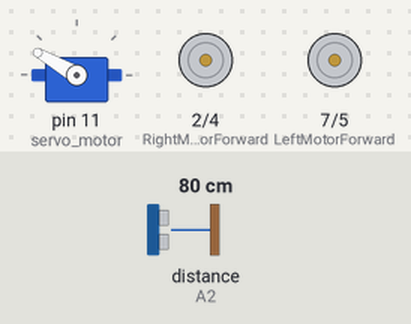
Simulated run of this sketch. Board: Arduino Uno, built with avr-gcc and run on an emulated ATmega328P. On the bench: servo, motor-driver pin pairs drawn as motors (green arrow = first pin HIGH = forward, orange = second pin HIGH = backward, longer = more drive, scaled by the enable pin). Inputs (shaded band) come from the test bench; at power-on: distance to the obstacle (sensor on A2) 80 cm. The echo pulse lasts 58.3 µs per cm.

Above: at 3.6 s.
3.7 s: distance to the obstacle (sensor on A2) set to 2 cm
At 5.76 s:
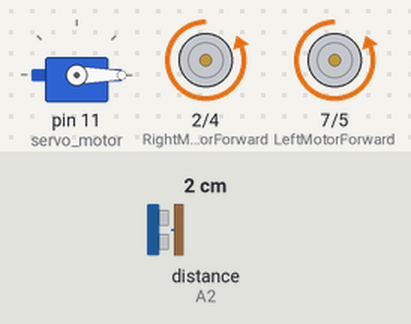
6.7 s: distance to the obstacle (sensor on A2) set to 17 cm
9.7 s: distance to the obstacle (sensor on A2) set to 21 cm
At 10.6 s:
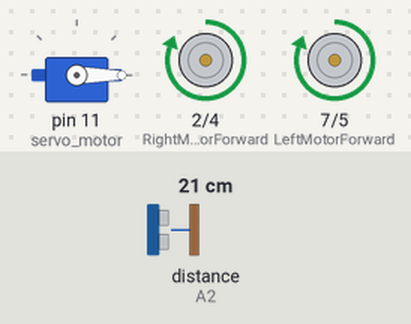
12.7 s: distance to the obstacle (sensor on A2) set to 4 cm
At 15.64 s:
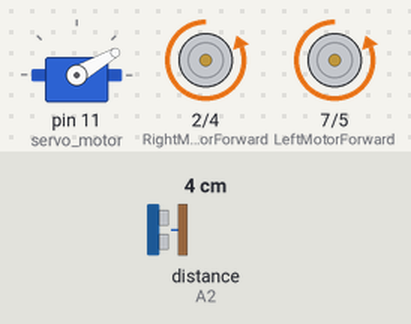
Timing chart, 0 to 19.7 s (numbered marks = the images above; inputs shaded):
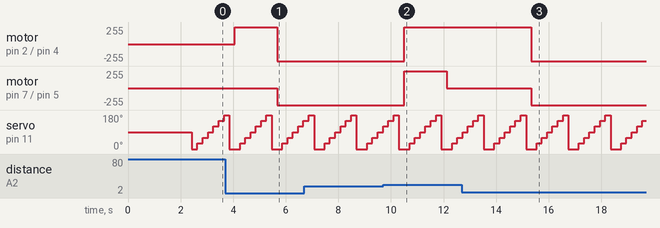

Measured:
- the behaviour switches between 19 and 20 cm on distance to the obstacle (sensor on A2) (found by bisection; images 1 and 2)
- after the input at 3.7 s, motor on pin 7 (LeftMotorForward) / pin 5 (LeftMotorBackward): stopped → backward 255/255 after 2.0 s
- after the input at 9.7 s, motor on pin 2 (RightMotorForward) / pin 4 (RightMotorBackward): backward 255/255 → forward 255/255 after 0.80 s; motor on pin 7 (LeftMotorForward) / pin 5 (LeftMotorBackward): backward 255/255 → forward 255/255 after 0.80 s, → stopped 1.6 s later
- after the input at 12.7 s, motor on pin 2 (RightMotorForward) / pin 4 (RightMotorBackward): forward 255/255 → backward 255/255 after 2.6 s; motor on pin 7 (LeftMotorForward) / pin 5 (LeftMotorBackward): stopped → backward 255/255 after 2.6 s
- by itself, servo on pin 11 (servo_motor): repeats every 1.6 s: 120° 0.20 s, 150° 0.20 s, 180° 0.20 s, 0° 0.40 s, 30° 0.20 s, 60° 0.20 s, 90° 0.20 s

The sketch:

arduino-vehicle-mubariz.ino
```cpp
#include <Servo.h>        // Include Servo Library
#include <NewPing.h>      // Include Newping Library

// L298N Control Pins
const int LeftMotorPWM = 6;
const int LeftMotorForward = 7;
const int LeftMotorBackward = 5;
const int RightMotorPWM = 3;
const int RightMotorForward = 2;
const int RightMotorBackward = 4;

#define TRIGGER_PIN  A1  // Arduino pin tied to trigger pin on the ultrasonic sensor.
#define ECHO_PIN     A2  // Arduino pin tied to echo pin on the ultrasonic sensor.
#define MAX_DISTANCE 250 // Maximum distance we want to ping for (in centimeters). Maximum sensor distance is rated at 250cm.

Servo servo_motor;  // Servo's name
NewPing sonar(TRIGGER_PIN, ECHO_PIN, MAX_DISTANCE); // NewPing setup of pins and maximum distance.

boolean goesForward = false;
int distance = 100;

enum Motor { LEFT, RIGHT };

// Set motor speed: 255 full ahead, −255 full reverse , 0 stop
void go( enum Motor m, int speed){
  digitalWrite (m == LEFT ? LeftMotorForward : RightMotorForward, speed > 0 ? HIGH : LOW );
  digitalWrite (m == LEFT ? LeftMotorBackward : RightMotorBackward, speed <= 0 ? HIGH : LOW );
  analogWrite(m == LEFT ? LeftMotorPWM : RightMotorPWM, speed < 0 ? -speed : speed );
};

void reverse(){
  go(LEFT, -255);
  go(RIGHT, -255);
};

int readPing()      // Read Ping Function for Ultrasonic Sensor.
{
  int cm = sonar.ping_cm();   //Send ping, get ping distance in centimeters (cm).
  if (cm==0)
  {
    cm=250;
  }
  return cm;
};

void setup()
{
  // Set L298N Control Pins as Output
  pinMode(RightMotorForward, OUTPUT);
  pinMode(LeftMotorForward, OUTPUT);
  pinMode(LeftMotorBackward, OUTPUT);
  pinMode(RightMotorBackward, OUTPUT);
  pinMode(LeftMotorPWM,OUTPUT);
  pinMode(RightMotorPWM,OUTPUT);

  servo_motor.attach(11);   // Attachs the servo on pin 9 to servo object.
  servo_motor.write(90);   // Set at 115 degrees.
  delay(2000);              // Wait for 2s.
  distance = readPing();    // Get Ping Distance.
  delay(100);               // Wait for 100ms.
  distance = readPing();
  delay(100);
  distance = readPing();
  delay(100);
  distance = readPing();
  delay(100);
};


void loop()
{
  int angle[] = {0,30,60,90,120,150,180};
  int farthest_dist = 0;
  int farthest_angle = 90;

  for (int i = 0; i < 8; i++){
    servo_motor.write(angle[i]);
    int dist = readPing();
    delay(200);
    if (dist > farthest_dist) {
      farthest_dist = dist;
      farthest_angle = angle[i];
    }
  }

  if (farthest_dist < 20) {
    reverse();
  } else {
    drive(farthest_angle);
  }

};

void drive( int drive_angle){

  if ((drive_angle-90) < 0){
    //turn left
    go(RIGHT,255);
    go(LEFT,(1-(90-drive_angle)/90)*255);
  } else if ((drive_angle-90) > 0){
    //turn right
    go(LEFT,255);
    go(RIGHT,(1-(drive_angle-90)/90)*255);
  } else {
    //go straight
    go(RIGHT,255);
    go(LEFT,255);
  }
}
```
